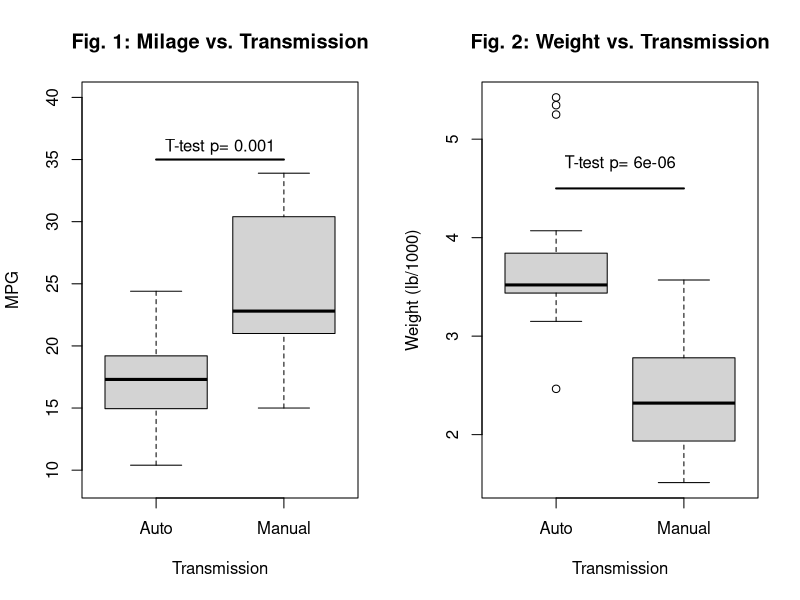
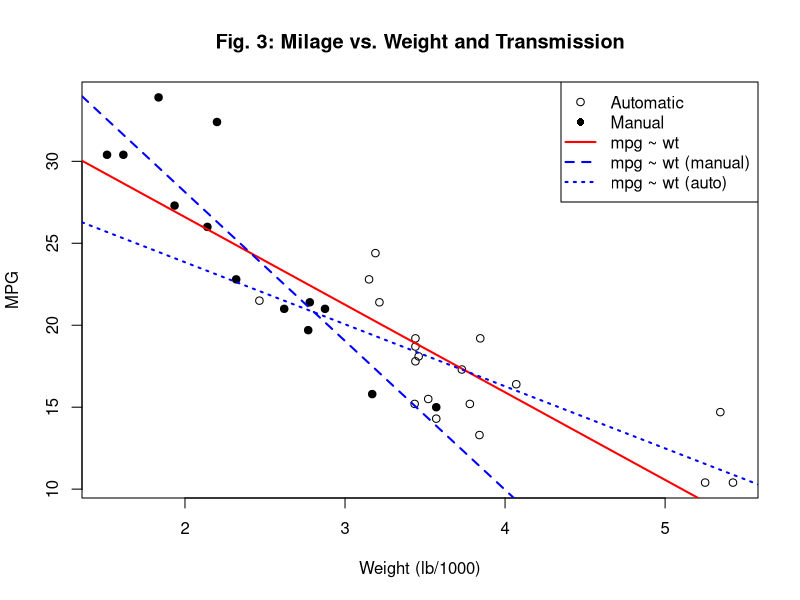
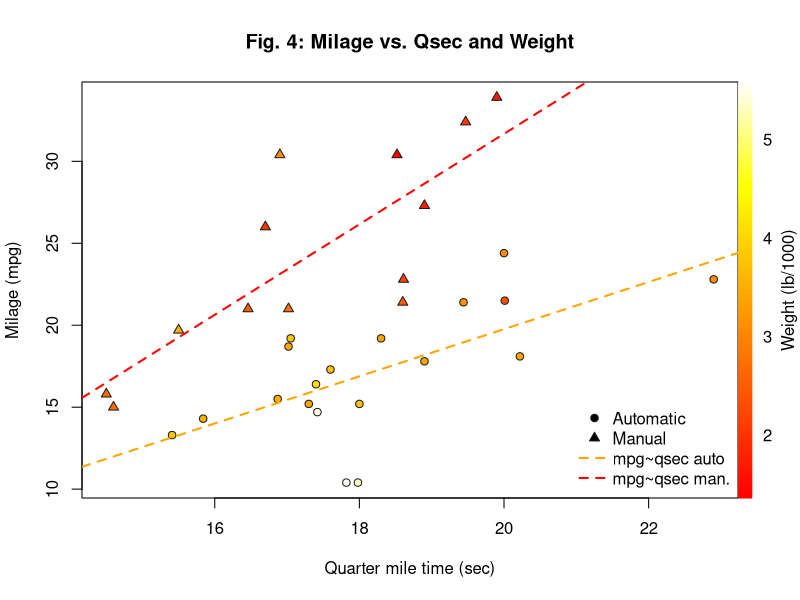
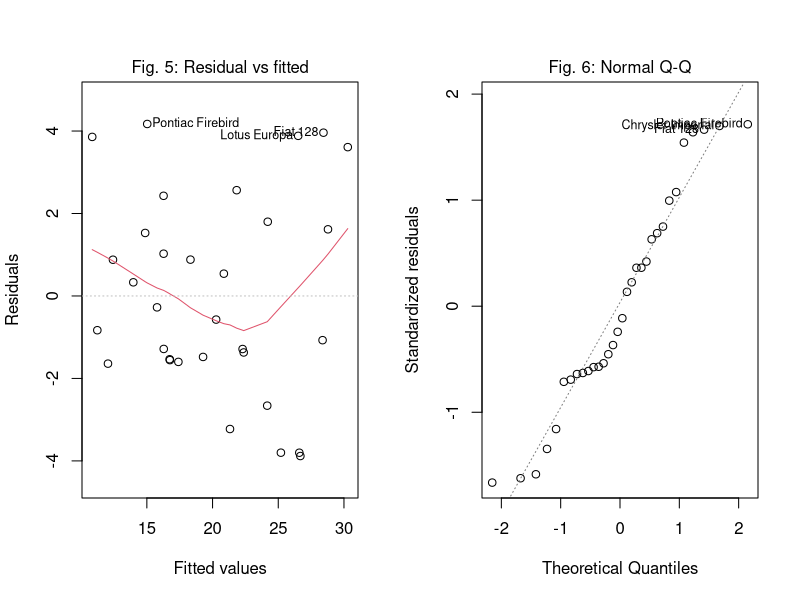
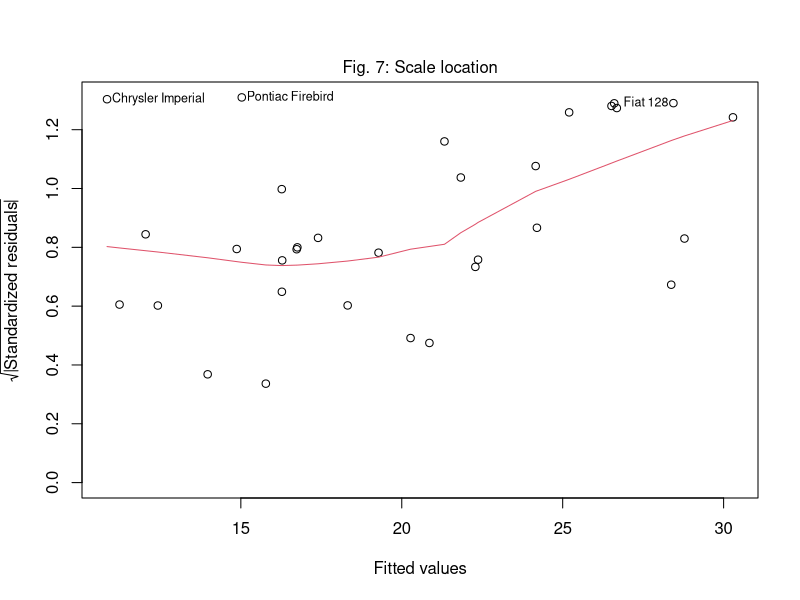
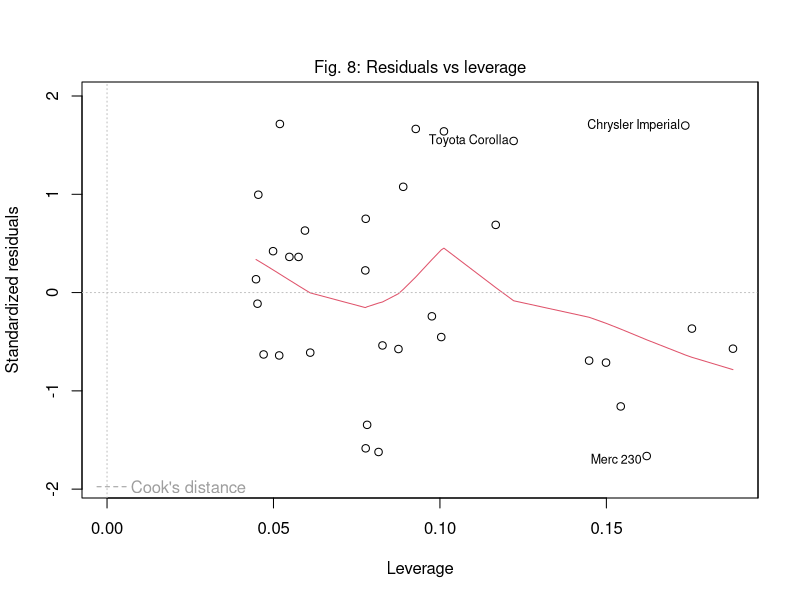

The R source for these figures, in order:
## ---- chunk 1
suppressPackageStartupMessages(library(dplyr))
minWt <- min(mtcars$wt)
maxWt <- max(mtcars$wt)
colr <- heat.colors(100)

legend.col <- function(col, lev){
    opar <- par()
    n <- length(col)
    bx <- par("usr")
    
    box.cx <- c(bx[2] + (bx[2] - bx[1]) / 1000,
                bx[2] + (bx[2] - bx[1]) / 1000 + (bx[2] - bx[1]) / 50)
    box.cy <- c(bx[3], bx[3])
    box.sy <- (bx[4] - bx[3]) / n
    
    xx <- rep(box.cx, each = 2)
    
    par(xpd = TRUE)
    for(i in 1:n){
        
        yy <- c(box.cy[1] + (box.sy * (i - 1)),
                box.cy[1] + (box.sy * (i)),
                box.cy[1] + (box.sy * (i)),
                box.cy[1] + (box.sy * (i - 1)))
        polygon(xx, yy, col = col[i], border = col[i])
        
    }
    par(new = TRUE)
    plot(0, 0, type = "n",
         ylim = c(min(lev), max(lev)),
         yaxt = "n", ylab = "",
         xaxt = "n", xlab = "",
         frame.plot = FALSE)
    axis(side = 4, las = 2, tick = FALSE, line = .25)
    suppressWarnings(par(opar))
}
## ---- chunk 2
fitMpgAndWtAndQsecAndAm <- lm(mpg ~ wt + qsec + am - 1, data= mtcars)
## ---- chunk 3
summary(fitMpgAndWtAndQsecAndAm)$call
## ---- chunk 4
summary(fitMpgAndWtAndQsecAndAm)$coeff
## ---- chunk 5
par(mfrow= c(1, 2))
# hist(mtcars$mpg, main= "Fig. 1: Distribution of MPG", xlab= "MPG")

boxplot(mpg ~ am, data= mtcars, 
        ylab= "MPG", 
        xlab= "Transmission", 
        main= "Fig. 1: Milage vs. Transmission",
        ylim= c(9, 40), 
        xaxt= "n")
axis(1, at= c(1, 2), labels = c("Auto", "Manual"))
segments(1, 35, 2, 35, lwd= 2)
text(x= 1.5, y=36, 
     paste("T-test p=", 
           round(t.test(mtcars[mtcars$am==1,]$mpg,
                        mtcars[mtcars$am==0,]$mpg)$p.value, 
                 3)
           )
     )

boxplot(wt ~ am, data= mtcars, 
        main= "Fig. 2: Weight vs. Transmission", 
        xlab= "Transmission",
        ylab= "Weight (lb/1000)", 
        xaxt= "n")
axis(1, at= c(1, 2), labels = c("Auto", "Manual"))
# text(x= 2, y= 3.75, "****", cex= 1.5)
# legend("topright", legend= "****: T-test pValue<0.0001")
segments(1, 4.5, 2, 4.5, lwd= 2)
text(x= 1.5, y= 4.75, 
     paste("T-test p=", 
           round(t.test(mtcars[mtcars$am==1,]$wt,
                        mtcars[mtcars$am==0,]$wt)$p.value, 
                 6)
           )
     )

# boxplot(mpg ~ cyl, data= mtcars, 
#         main= "Fig. 3: Milage vs. Cylinders", 
#         xlab= "Cylinders", 
#         ylab= "MPG", 
#         ylim= c(9.5, 40))
# segments(1, 35, 2, 35, lwd= 2)
# text(x= 1.5, y=36, 
#      paste("T-test p=", 
#            round(t.test(mtcars[mtcars$cyl==4,]$mpg,
#                         mtcars[mtcars$cyl==6,]$mpg)$p.value, 
#                  6)
#            )
#      )
# segments(2, 23, 3, 23, lwd= 2)
# text(x= 2.5, y=24, 
#      paste("T-test p=", 
#            round(t.test(mtcars[mtcars$cyl==6,]$mpg,
#                         mtcars[mtcars$cyl==8,]$mpg)$p.value, 
#                  6)
#            )
#      )
# segments(1, 38, 3, 38, lwd= 2)
# text(x= 2, y=39, 
#      paste("T-test p=", 
#            round(t.test(mtcars[mtcars$cyl==4,]$mpg,
#                         mtcars[mtcars$cyl==8,]$mpg)$p.value, 
#                  6)
#            )
#      )

# boxplot(wt ~ cyl, data= mtcars, 
#         main= "Fig. 4: Weight vs. Cylinders", 
#         xlab= "Cylinders", 
#         ylab="Weight (lb/1000")
# segments(1, 3.75, 2, 3.75, lwd= 2)
# text(x= 1.5, y= 4, 
#      paste("T-test p=", 
#            round(t.test(mtcars[mtcars$cyl==4,]$wt,
#                         mtcars[mtcars$cyl==6,]$wt)$p.value, 
#                  3)
#            )
#      )
# segments(2, 4.5, 3, 4.5, lwd= 2)
# text(x= 2.5, y= 4.75, 
#      paste("T-test p=", 
#            round(t.test(mtcars[mtcars$cyl==6,]$wt,
#                         mtcars[mtcars$cyl==8,]$wt)$p.value, 
#                  3)
#            )
#      )
# segments(1, 5, 3, 5, lwd= 2)
# text(x= 2, y= 5.25, 
#      paste("T-test p=", 
#            round(t.test(mtcars[mtcars$cyl==4,]$wt,
#                         mtcars[mtcars$cyl==8,]$wt)$p.value, 
#                  6)
#            )
#      )

par(mfrow= c(1, 1))
plot(mpg ~ wt, data= mtcars, pch= 1 + am*18, 
     main= "Fig. 3: Milage vs. Weight and Transmission", 
     xlab= "Weight (lb/1000)", 
     ylab= "MPG")
abline(lm(mpg ~ wt, data= mtcars), 
       col= "red", 
       lty= 1,
       lwd= 2)
abline(lm(mpg ~ wt, data= mtcars[mtcars$am==1,]), 
       col= "blue", 
       lty= 2, 
       lwd= 2)
abline(lm(mpg ~ wt, data= mtcars[mtcars$am==0,]), 
       col= "blue", 
       lty= 3, 
       lwd= 2)
legend("topright", legend=c("Automatic", "Manual", "mpg ~ wt", "mpg ~ wt (manual)", "mpg ~ wt (auto)"), 
       pch= c(1, 19, 32, 32, 32), 
       lty= c(0, 0, 1, 2, 3), 
       col= c("black", "black", "red", "blue", "blue"),
       lwd= c(1, 0, 2, 2, 2)
       )

# plot(mpg ~ wt, data= mtcars, pch= 1 + (cyl-4)*4, 
#      main= "Fig. 6: Milage vs. Weight and Cylinders", 
#      xlab= "Weight (lb/1000)", 
#      ylab= "MPG")
# abline(lm(mpg ~ wt, data= mtcars[mtcars$cyl==4,]), 
#        col= "blue", 
#        lty= 1, 
#        lwd= 2)
# abline(lm(mpg ~ wt, data= mtcars[mtcars$cyl==6,]), 
#        col= "blue", 
#        lty= 2, 
#        lwd= 2)
# abline(lm(mpg ~ wt, data= mtcars[mtcars$cyl==8,]), 
#        col= "blue", 
#        lty= 3, 
#        lwd= 2)
# legend("topright", 
#        legend=c("4 Cyl", "6 Cyl", "8 Cyl", "mpg ~ wt (4 cyl)", "mpg ~ wt (6 cyl)", "mpg ~ wt (8 cyl)"), 
#        pch= c(1, 9, 17, 32, 32, 32), 
#        lty= c(0, 0, 0, 1, 2, 3), 
#        col= c("black", "black", "black", "blue", "blue", "blue"),
#        lwd= c(1, 1, 1, 2, 2, 2)
#        )

#
# mpg vs. qsec and wt
#
oldMar <- par("mar")
par(mar= c(5, 4, 4, 3) + 0.1)
plot(mpg ~ qsec, data= mtcars, 
     main= "Fig. 4: Milage vs. Qsec and Weight",
     xlab= "Quarter mile time (sec)",
     ylab= "Milage (mpg)",
     pch= 21 + am*3, 
     col= "grey10", 
     bg= colr[floor(100*(wt - minWt)/(maxWt - minWt))]
     )
abline(lm(mpg ~ qsec, data= mtcars[mtcars$am== 0,]), 
       lty= 2, 
       lwd= 2, 
       col= "orange")
abline(lm(mpg ~ qsec, data= mtcars[mtcars$am== 1,]), 
       lty= 2, 
       lwd= 2, 
       col= "red")
legend.col(col= colr, lev= mtcars$wt)
mtext("Weight (lb/1000)", side= 4, line= 2)
legend("bottomright", 
       legend= c("Automatic", 
                 "Manual", 
                 "mpg~qsec auto", 
                 "mpg~qsec man."), 
       bty= "n",
       x.intersp = 0.2,
       pch= c(21, 24, 32, 32), 
       lty= c(0, 0, 2, 2), 
       lwd= c(1, 1, 2, 2), 
       pt.bg= "black",
       col= c("grey10", "grey10", "orange", "red")
       )
par(mar= oldMar)

par(mfrow= c(1, 2))
# plot(fitMpgAndWtAndQsecAndAm)
plot(fitMpgAndWtAndQsecAndAm, which= c(1), caption= list("Fig. 5: Residual vs fitted"), sub.caption = "")
plot(fitMpgAndWtAndQsecAndAm, which= c(2), caption= list("", "Fig. 6: Normal Q-Q"), sub.caption = "")
par(mfrow= c(1, 1))
plot(fitMpgAndWtAndQsecAndAm, which= c(3), caption= list("", "", "Fig. 7: Scale location"), sub.caption = "")
 plot(fitMpgAndWtAndQsecAndAm, which= c(5), caption= list("", "", "", "", "Fig. 8: Residuals vs leverage"), sub.caption = "")
